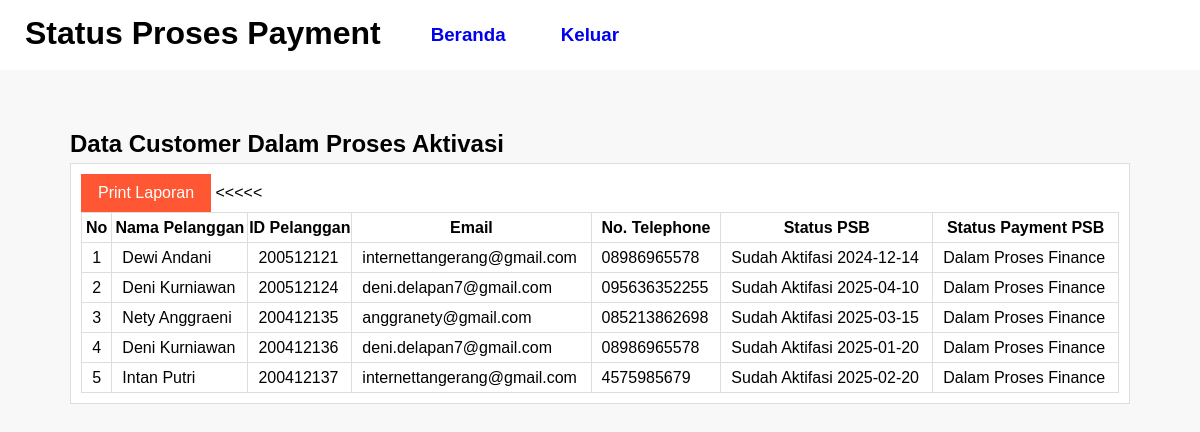
The page /psb/Data-Laporan/data-proses-payment.php on the database its author committed.
### tables this page shows
CREATE TABLE `tb_laporan` (
  `id_pembayaran` int(10) NOT NULL,
  `id_pelanggan` int(20) NOT NULL,
  `nama_pelanggan` varchar(30) NOT NULL,
  `email` varchar(50) NOT NULL,
  `layanan` varchar(50) NOT NULL,
  `no_tlp` varchar(20) NOT NULL,
  `tgl_psb` text NOT NULL,
  `bandwith` varchar(50) NOT NULL,
  `alamat_pelanggan` varchar(100) NOT NULL
);

### psb/Data-Laporan/data-proses-payment.php (the view, shortened to what this page needs)
<?php
	include 'koneksi.php';
 ?>
<!DOCTYPE html>
<html>
<head>
	<link rel="stylesheet" type="text/css" href="css/style.css">
</head>
<body>
<header>
		<h1>Status Proses Payment</h1>
		<ul><h3>
			<li><a href="../beranda.php">Beranda</a></li>
			<li><a href="../keluar.php">Keluar</a></li>
		</h3></ul>
	</header>
<section class="content">
		<h2>Data Customer Dalam Proses Aktivasi</h2>
		<div class="box">
			<a href="../Data-Proses-Laporan/cetak-data.php" target="_blank" class="btn-cetak">Print Laporan</a>
			<table class="table" border="1">
		<thead>
					<tr>
						<th>No</th>
						<th>Nama Pelanggan</th>
						<th>ID Pelanggan</th>
						<th>Email</th>
						<th>No. Telephone</th>
						<th>Status PSB</th>
						<th>Status Payment PSB</th>
					</tr>
				</thead>
				<tbody>
					<?php
						$no = 1;
						$list_pelanggan = mysqli_query($conn, "SELECT * FROM tb_laporan");
						while($row = mysqli_fetch_array($list_pelanggan)){
					?>
					<tr>
						<<td><?php echo $no++ ?></td>
			            <td><?php echo $row['nama_pelanggan'] ?></td>
			            <td><?php echo $row['id_pelanggan'] ?></td>
			            <td><?php echo $row['email'] ?></td>
			            <td><?php echo $row['no_tlp'] ?></td>
			            <td>Sudah Aktifasi <a><?php echo $row ['tgl_psb'] ?></a></td>
			            <td><a>Dalam Proses Finance</a></td>
					</tr>
				<?php } ?>
				</tbody>
			</table>
</body>
</html>

### psb/Data-Laporan/css/style.css (style rules this page uses)
* { margin: 0; padding: 0; font-family: sans-serif; }
body { background-color: #f8f8f8; }
.box { background-color: #fff; border: 1px solid #ddd; padding: 10px; box-sizing: border-box; margin: 5px 0 25px; }
.btn-cetak { display: inline-block; padding: 10px 17px; color: #fff; background-color: #FF5733; }
header { background-color: #fff; }
header::after { content: ''; display: block; clear: both; }
header h1 { padding: 15px 25px; display: inline-block; float: left; }
header ul { float: left; }
header ul li { padding: 24px 25px; display: inline-block; }
a { text-decoration: none; }
.content { width: 90%; padding: 10px; box-sizing: border-box; margin: 50px auto; }
.table { width: 100%; border-collapse: collapse; border: 1px solid #ddd; }
.table tr { height: 30px; }
.table tr td { padding: 5px 10px; }
.table tr td:nth-child(1) { text-align: center; }

### rows shown on the page
tb_laporan: nama_pelanggan "Dewi Andani", id_pelanggan "200512121", email "internettangerang@gmail.com", no_tlp "08986965578", tgl_psb "2024-12-14"
tb_laporan: nama_pelanggan "Deni Kurniawan", id_pelanggan "200512124", email "deni.delapan7@gmail.com", no_tlp "095636352255", tgl_psb "2025-04-10"
tb_laporan: nama_pelanggan "Nety Anggraeni", id_pelanggan "200412135", email "anggranety@gmail.com", no_tlp "085213862698", tgl_psb "2025-03-15"
tb_laporan: nama_pelanggan "Deni Kurniawan", id_pelanggan "200412136", email "deni.delapan7@gmail.com", no_tlp "08986965578", tgl_psb "2025-01-20"
tb_laporan: nama_pelanggan "Intan Putri", id_pelanggan "200412137", email "internettangerang@gmail.com", no_tlp "4575985679", tgl_psb "2025-02-20"
